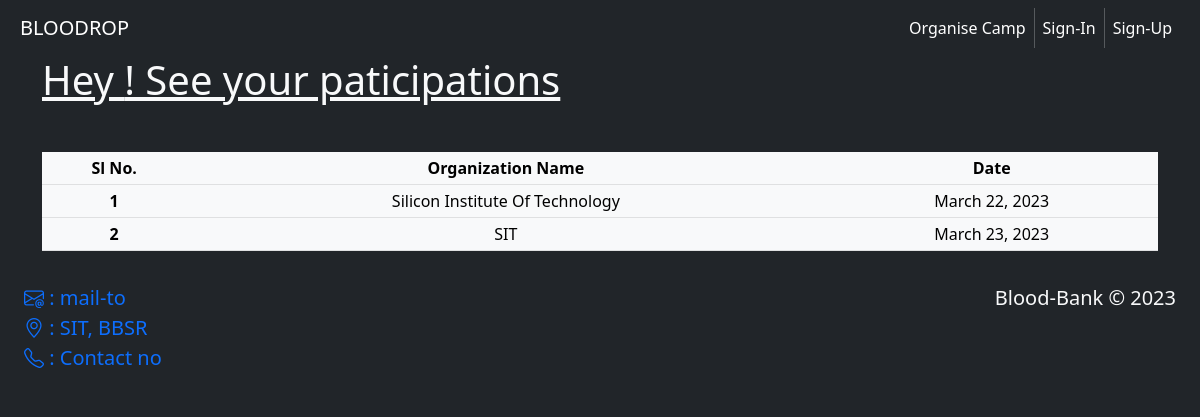
The app's page /doner/participation/mohansaip2001@gmail.com, older data.
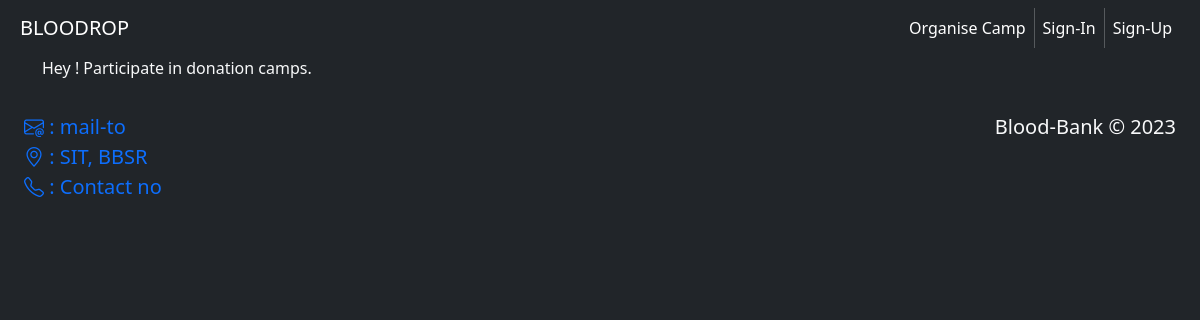
The same page, newer data.
### donationcamp/models.py (models this page shows)
class organizerDetails(models.Model):
    organizationName = models.CharField(max_length=100)
    organizerName = models.CharField(max_length=100)
    email = models.EmailField()
    date = models.DateField()
    description = models.TextField()
    password = models.IntegerField()

### doner/views.py (the view)
# urls.py: path('participation/<str:user_email>',views.participation,name='doner_participation'),
def participation(request, user_email):
    donations = donerDetails.objects.filter(email = user_email)
    organizers = []
    for d in donations:
        organizer = organizerDetails.objects.get(id = d.organizerId.id)
        organizers.append(organizer)
    context = {
        'range':range(1,len(organizers)+1),
        'camps':organizers,
    }
    return render(request,'doner/participation.html',context)

### donationcamp/templatetags/custom_template.py (called while the page is built)
@register.filter(name="custom_zip")
def custom_zip(a,b):
    return zip(a,b)

### templates/doner/participation.html
{% extends 'base.html' %}
{% load custom_template %}
{% block content %}
<div class="container">
    {% if camps %}
    <h1 class="text-light"><u>Hey {{ user.first_name }}! See your paticipations</u></h1>
    <table class="mt-5 table table-light table-sm table-hover text-center">
        <thead>
            <tr>
                <th>Sl No.</th>
                <th>Organization Name</th>
                <th>Date</th>
            </tr>
        </thead>
        {% for i,c in range|custom_zip:camps %}
        <tbody>
            <tr>
                <th>{{i}}</th>
                <td>{{c.organizationName}}</td>
                <td>{{c.date}}</td>
            </tr>
        </tbody>
        {% endfor %}
    </table>
    {% else %}
    <p class="text-light">Hey {{ user.first_name }}! Participate in donation camps.</p>
    {% endif %}
</div>
{% endblock content %}

Row changes from the older to the newer data that the page shows:
removed organizerDetails: i "1", organizationName "Silicon Institute Of Technology", date "March 22, 2023"
removed organizerDetails: i "2", organizationName "SIT", date "March 23, 2023"
Text that changed along with them:
text no longer shown: "! See your paticipations Sl No. Organization Name Date"
text now shown: "! Participate in donation camps."
